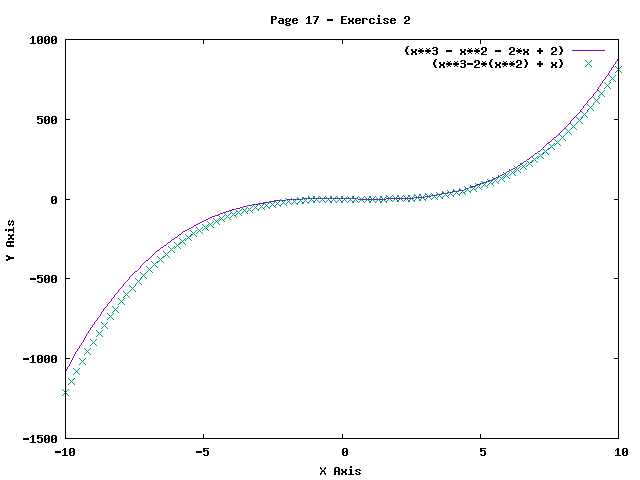

Recreate this plot in gnuplot.
set term png
set output "17-2.png"

set title 'Page 17 - Exercise 2'
set xlabel 'X Axis'
set ylabel 'Y Axis'

plot (x**3 - x**2 - 2*x + 2),(x**3-2*(x**2) + x) with points


